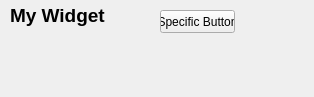
<?xml version="1.0" encoding="UTF-8"?>
<ui version="4.0">
 <class>myWidget</class>
 <widget class="QWidget" name="myWidget">
  <property name="geometry">
   <rect>
    <x>0</x>
    <y>0</y>
    <width>314</width>
    <height>97</height>
   </rect>
  </property>
  <property name="windowTitle">
   <string>Form</string>
  </property>
  <property name="autoFillBackground">
   <bool>false</bool>
  </property>
  <widget class="QLabel" name="label">
   <property name="geometry">
    <rect>
     <x>10</x>
     <y>0</y>
     <width>131</width>
     <height>31</height>
    </rect>
   </property>
   <property name="font">
    <font>
     <pointsize>14</pointsize>
     <weight>75</weight>
     <bold>true</bold>
    </font>
   </property>
   <property name="text">
    <string>My Widget</string>
   </property>
  </widget>
  <widget class="QPushButton" name="pushButton">
   <property name="geometry">
    <rect>
     <x>160</x>
     <y>10</y>
     <width>75</width>
     <height>23</height>
    </rect>
   </property>
   <property name="text">
    <string>Specific Button</string>
   </property>
  </widget>
 </widget>
 <resources/>
 <connections/>
</ui>
